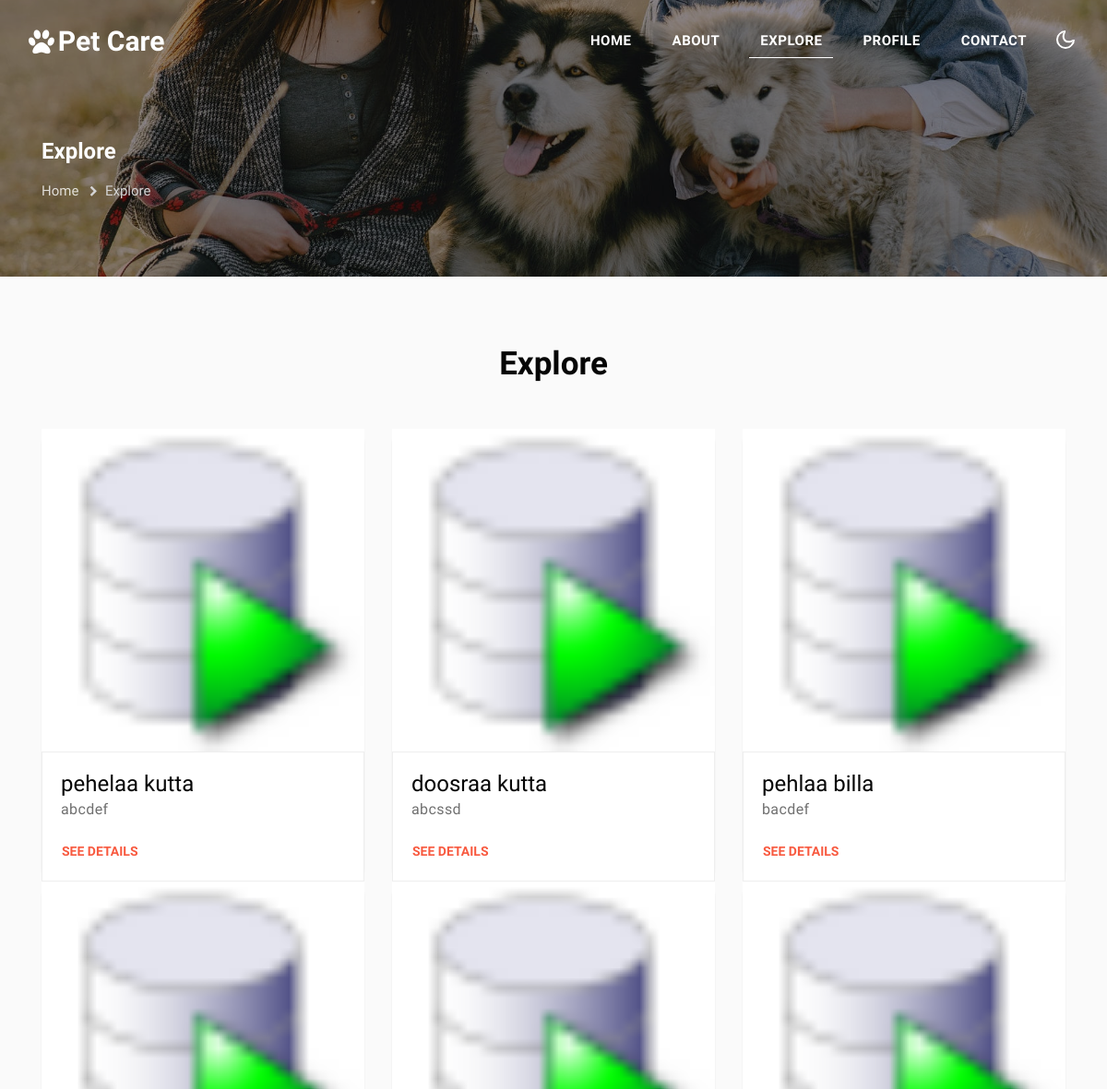
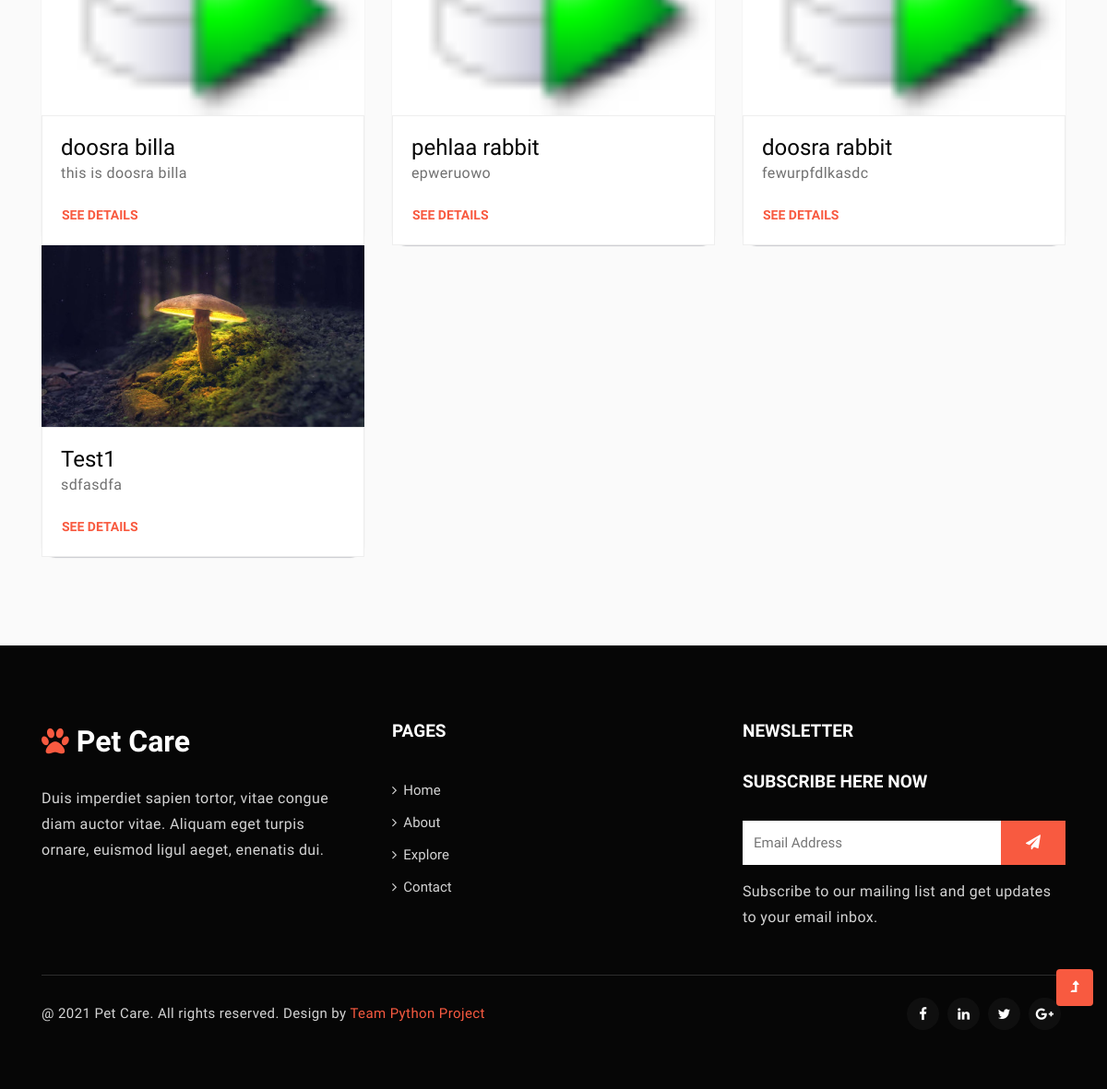
/explore/, run on the app's committed database (2 pictures, top to bottom).
### core/models.py (models this page shows, shortened)
class Transaction(models.Model):
    name=models.CharField(max_length=100)
    desc= models.TextField()
    img = models.ImageField(upload_to='pics')
    donor_id = models.ForeignKey(User, on_delete=models.CASCADE)
    accepted_req_id = models.ForeignKey('Request', on_delete=models.CASCADE, blank=True, null=True)
    class Meta:
        verbose_name = "Transaction"
        verbose_name_plural = "Transactions"

### core/views.py (the view)
# urls.py: path("explore/", views.exploreRenderer, name="explore-page"),
def exploreRenderer(request):
    if request.method == "GET":
        return render(request, TEMPLATE_MAPPING["explore-page"], context={"objects": Transaction.objects.filter(accepted_req_id__isnull=True)})

### core/templates/explore.html (shortened to what this page needs)
{% load static %}
<!doctype html>
<html lang="en">
<head>
    <link rel="stylesheet" href="{% static 'css/style-starter.css' %}">
</head>
<body>
    <header id="site-header" class="fixed-top">
        <div class="container-fluid">
            <nav class="navbar navbar-expand-lg stroke">
                <h1>
                    <a class="navbar-brand d-flex align-items-center" href="{% url 'index-page' %}">
                        <i class="fa fa-paw mr-1" aria-hidden="true"></i>Pet Care</a>
                </h1>
                <div class="collapse navbar-collapse" id="navbarTogglerDemo02">
                    <ul class="navbar-nav ml-lg-auto">
                        <li class="nav-item">
                            <a class="nav-link" href="{% url 'index-page' %}">Home</a>
                        </li>
                        <li class="nav-item">
                            <a class="nav-link" href="{% url 'about-page' %}">About</a>
                        </li>
                        <li class="nav-item active">
                            <a class="nav-link" href="{% url 'explore-page' %}">explore</a>
                        </li>
                        <li class="nav-item">
                            <a class="nav-link" href="profile.html">Profile</a>
                        </li>
                        <li class="nav-item">
                            <a class="nav-link" href="{% url 'contact-page' %}">Contact</a>
                        </li>
                    </ul>
                </div>
                <div class="cont-ser-position">
                    <nav class="navigation">
                        <div class="theme-switch-wrapper">
                            <label class="theme-switch" for="checkbox">
                                <div class="mode-container">
                                    <i class="gg-moon"></i>
                                </div>
                            </label>
                        </div>
                    </nav>
                </div>
            </nav>
        </div>
    </header>
    <div class="inner-banner">
        <div class="w3l-breadcrumb">
            <div class="container">
                <h4 class="inner-text-title font-weight-bold text-white mb-sm-3 mb-2">Explore</h4>
                <ul class="breadcrumbs-custom-path">
                    <li><a href="{% url 'index-page' %}">Home</a></li>
                    <li class="active"><span class="fa fa-chevron-right mx-2" aria-hidden="true"></span>Explore</li>
                </ul>
            </div>
        </div>
    </div>
    <div class="w3l-grids-block-5 py-5">
        <div class="container pb-md-5 py-4">
            <div class="row justify-content-center text-center">
                <div class="col-md-8">
                    <div class="section-heading mb-sm-5 mb-4">
                        <h3 class="title-style mb-2">Explore</h3>
                    </div>
                </div>
            </div>
            <div class="row">
                {% for object in objects %}
                <div class="col-lg-4 col-md-6">
                    <div class="blog-card-single">
                        <div class="grids5-info">
                            <a href="{{object.img.url}}"><img src="{{object.img.url}}" alt="" /></a>
                            <div class="blog-info">
                                <h4>{{object.name}}</h4>
                                <p>{{object.desc}}</p>
                                <a class="btn btn-style" href="{% url 'pet-details-page' transaction_id=object.id %}">See Details</a>
                            </div>
                        </div>
                    </div>
                </div>
                {% endfor %}
            </div>
        </div>
    </div>
    <section class="w3l-footer-16">
        <div class="w3l-footer-16-main">
            <div class="container">
                <div class="row footer-p">
                    <div class="col-lg-4 pr-lg-5">
                        <a class="logo" href="{% url 'index-page' %}"><i class="fa fa-paw" aria-hidden="true"></i> Pet Care</a>
                        <p class="mt-4">Duis imperdiet sapien tortor, vitae congue diam auctor vitae. Aliquam
                            eget turpis ornare, euismod ligul aeget, enenatis dui. </p>
                    </div>
                    <div class="col-lg-4 mt-lg-0 mt-4">
                        <h3>Pages</h3>
                        <div class="row">
                            <div class="col-6 column">
                                <ul class="footer-gd-16">
                                    <li><a href="{% url 'index-page' %}"><i class="fa fa-angle-right"
                                                aria-hidden="true"></i>Home</a></li>
                                    <li><a href="{% url 'about-page' %}"><i class="fa fa-angle-right" aria-hidden="true"></i>About</a></li>
                                    <li><a href="{% url 'explore-page' %}"><i class="fa fa-angle-right"
                                                aria-hidden="true"></i>Explore</a></li>
                                    <li><a href="{% url 'contact-page' %}"><i class="fa fa-angle-right"
                                                aria-hidden="true"></i>Contact</a></li>
                                </ul>
                            </div>
                        </div>
                    </div>
                    <div class="col-lg-4 col-md-7 column mt-lg-0 mt-4">
                        <h3>Newsletter </h3>
                        <div class="end-column">
                            <h3>Subscribe Here Now</h3>
                            <form action="#" class="subscribe" method="post">
                                <input type="email" name="email" placeholder="Email Address" required="">
                                <button><span class="fa fa-paper-plane" aria-hidden="true"></span></button>
                            </form>
                            <p>Subscribe to our mailing list and get updates to your email inbox.</p>
                        </div>
                    </div>
                </div>
                <div class="d-flex below-section justify-content-between align-items-center pt-4 mt-5">
                    <div class="columns text-lg-left">
                        <p class="copy-text">@ 2021 Pet Care. All rights reserved. Design by <a>Team Python Project</a>
                        </p>
                    </div>
                    <div class="columns-2 mt-md-0 mt-3">
                        <ul class="social">
                            <li><a href="#facebook"><span class="fa fa-facebook" aria-hidden="true"></span></a>
                            </li>
                            <li><a href="#linkedin"><span class="fa fa-linkedin" aria-hidden="true"></span></a>
                            </li>
                            <li><a href="#twitter"><span class="fa fa-twitter" aria-hidden="true"></span></a>
                            </li>
                            <li><a href="#google"><span class="fa fa-google-plus" aria-hidden="true"></span></a>
                            </li>
                        </ul>
                    </div>
                </div>
            </div>
        </div>
    </section>
    <button onclick="topFunction()" id="movetop" title="Go to top">
        <span class="fa fa-level-up" aria-hidden="true"></span>
    </button>
</body>
</html>

### data on the page
Transaction: img (picture), name "pehelaa kutta", desc "abcdef"
Transaction: img (picture), name "doosraa kutta", desc "abcssd"
Transaction: img (picture), name "pehlaa billa", desc "bacdef"
Transaction: img (picture), name "doosra billa", desc "this is doosra billa"
Transaction: img (picture), name "pehlaa rabbit", desc "epweruowo"
Transaction: img (picture), name "doosra rabbit", desc "fewurpfdlkasdc"
Transaction: img (picture), name "Test1", desc "sdfasdfa"
